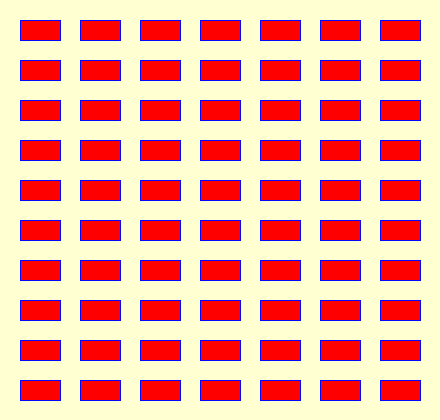
Frame 1 (no input)
Frame 60 (the mouse pressed at the canvas centre just before this capture): identical to frame 1, image omitted
Frame 120 (the mouse held since frame 60 and released just before this capture): identical to frame 1, image omitted

The Processing sketch that drew this single still picture (run headless with seeded random() and noise(); from frame 60 on, the mouse is pressed at the canvas centre):

// Processing sketch: FPOO2024TPN01Ejercicio20JavierFarfan
// ── FPOO2024TPN01Ejercicio20JavierFarfan.pde
PVector coordenadas;
int altoRectangulo;
int anchoRectangulo;
int distRectangulo;

void setup(){
   size(440,420);//tamaño del lienzo
   distRectangulo = 20;//distancia de los rectangulos
   anchoRectangulo = 40;//ancho del rectangulo
   altoRectangulo= 20;//alto del rectangulo
   coordenadas= new PVector(distRectangulo,distRectangulo);//ubicacion de los rectangulos
}

void draw(){
  background(255,255,210);//fondo
  fill(#FF0000);//fondo de los rctangulos
  stroke(#0006FF);//contorno de los rectangulos
  dibujarRectangulo();//dibuja el rectangulo
}

void dibujarRectangulo(){
  for(float x=coordenadas.x;x<width;x+=(anchoRectangulo+distRectangulo)){
    for(float y=coordenadas.y;y<height;y+=(altoRectangulo+distRectangulo)){
      rect(x,y,anchoRectangulo,altoRectangulo);
    }
  }
}
